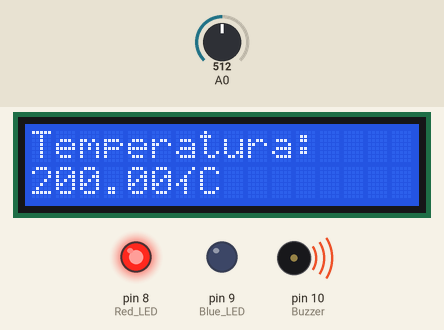
This sketch was run on a simulated Arduino Uno, built with avr-gcc and run on an emulated ATmega328P. Parts: 16×2 character LCD, output pins drawn as LEDs (lit = HIGH), buzzer (waves = sounding). The inputs (shaded band) are chosen by the test bench; at power-on: A0 = 512. Pins used as bus, display or sensor lines are not drawn.

Above: at 1.2 s.
1.3 s: A0 set to 306
At 2.3 s:
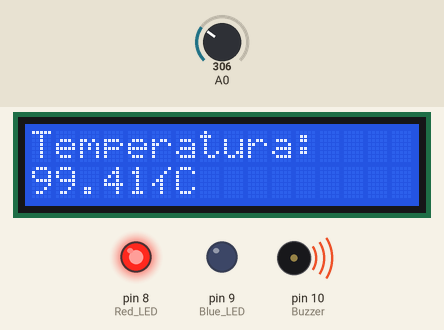
2.8 s: A0 set to 123
At 3.4 s:
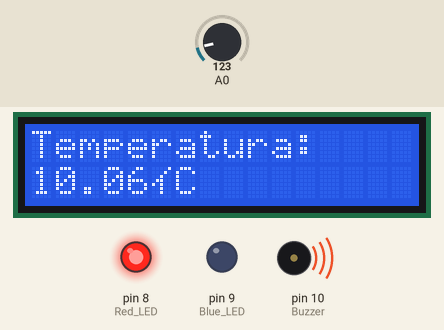
4.3 s: A0 set to 116
At 5.2 s:
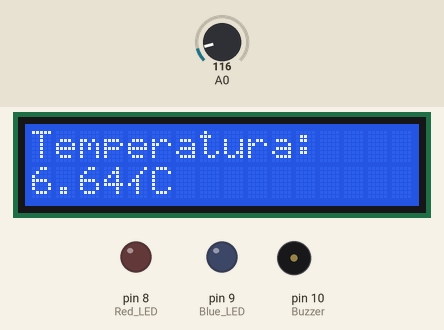
5.8 s: A0 set to 122
At 7.0 s:
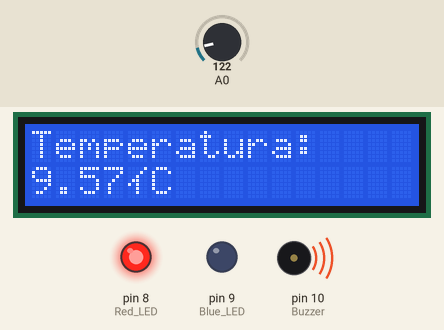
7.3 s: A0 set to 0
At 7.9 s:
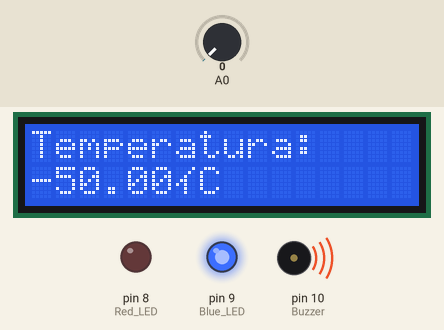
8.8 s: A0 set to 122
At 9.1 s:
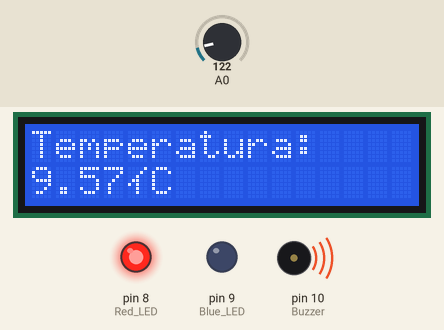
Timing chart, 0 to 11.3 s (numbered marks = the images above; inputs shaded):
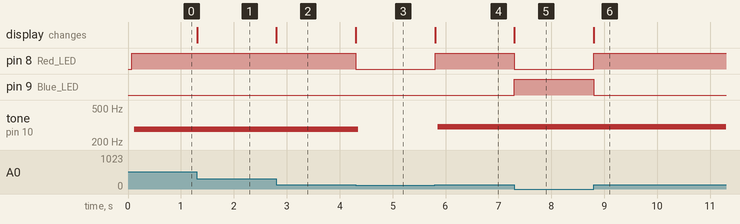

Measured:
- the behaviour switches between 117 and 116 on A0 (found by bisection; images 2 and 3)
- after the input at 1.3 s, the display: first changes at once (image 1 shows a later state)
- after the input at 2.8 s, the display: changes at once (image 2)
- after the input at 4.3 s, pin 8 (Red_LED): HIGH → LOW at once; tone on pin 10 (Buzzer): 282 Hz → silent after 0.06 s; the display: first changes at once (image 3 shows a later state)
- after the input at 5.8 s, pin 8 (Red_LED): LOW → HIGH at once; tone on pin 10 (Buzzer): silent → 301 Hz after 0.05 s; the display: changes at once (image 4)
- after the input at 7.3 s, pin 8 (Red_LED): HIGH → LOW at once; pin 9 (Blue_LED): LOW → HIGH at once; the display: changes at once (image 5)
- after the input at 8.8 s, pin 8 (Red_LED): LOW → HIGH at once; pin 9 (Blue_LED): HIGH → LOW at once; the display: first changes at once (image 6 shows a later state)

The sketch:

termometro_digital.ino
```cpp
// include the library code:
#include <LiquidCrystal.h>

// initialize the library with the numbers of the interface pins
LiquidCrystal lcd(12, 11, 5, 4, 3, 2);
int entradaSensor;
double temp;
String lcdBuffer;
void setup() {
  // set up the LCD's number of columns and rows:
  lcd.begin(16, 2);
  // set uo initial values of variables;
  entradaSensor = 0;
  temp = 0;
  // Print a message to the LCD:
  lcd.print("Temperatura:");

}

void loop(){

  pinMode(8, OUTPUT);  //Red LED
  pinMode(9, OUTPUT);  //Blue LED
  pinMode(10, OUTPUT); //Buzzer

  lcd.print("                ");

  // Reading analog input and coverting to Celsius
  entradaSensor = analogRead(0);
  temp = (double)entradaSensor/1024;
  temp *= 5;
  temp -= 0.5;
  temp *= 100;

  lcd.setCursor(0,1);
  String output = String(temp) + String((char)178) + "C";
  lcd.print(output);

  // High temperature, turn on red LED and beep
  if ( temp >= 7 ) {
    digitalWrite(8, HIGH);
    digitalWrite(10, HIGH);
  }
  else
    digitalWrite(8, LOW);
 	  digitalWrite(10, LOW);

  // Low temperatura, turn on blue LED and beep
  if ( temp <= 4 ) {
    digitalWrite(9, HIGH);
    digitalWrite(10, HIGH);
  }
  else
  	digitalWrite(9, LOW);
 	  digitalWrite(10, LOW);

}
```
